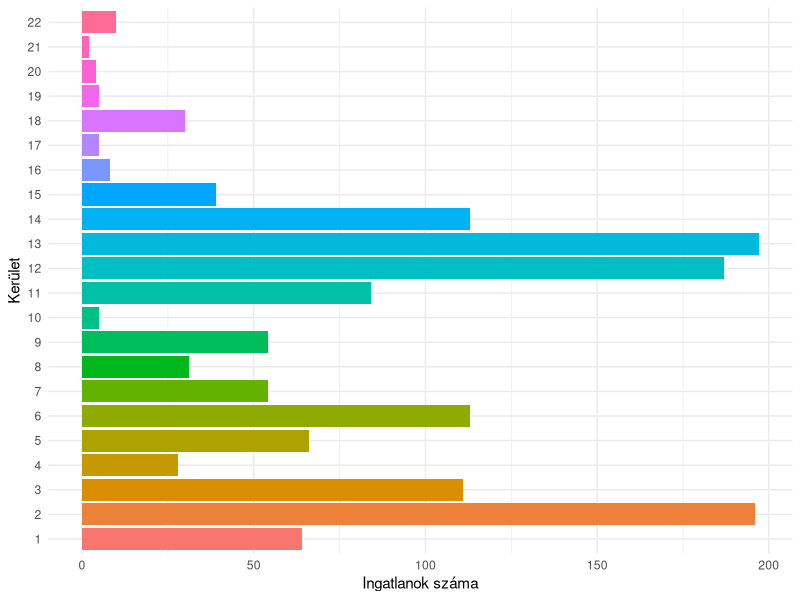
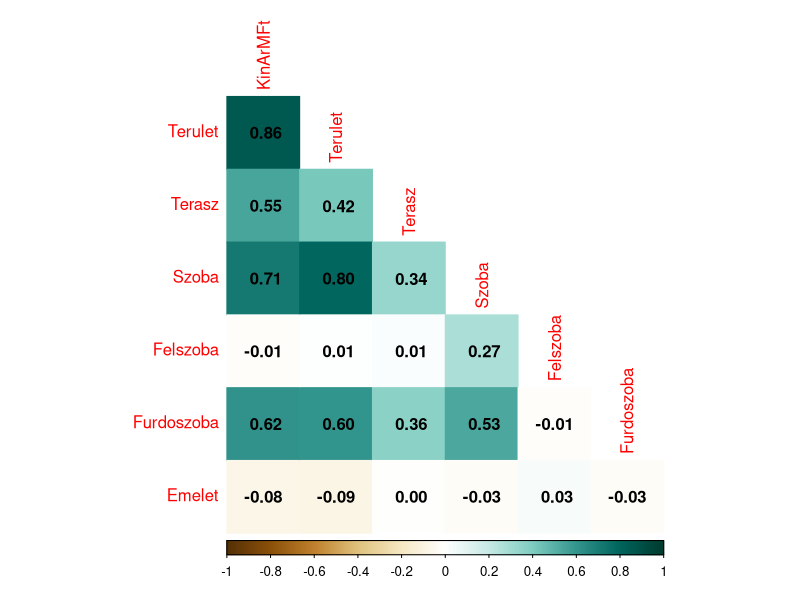

Recreate these plots in R, in order.
## ---- chunk 1
knitr::opts_chunk$set(echo = TRUE)
## ---- chunk 2
library(tidyverse)
library(psych)
library(corrplot)
library(lmtest)
library(knitr)
## ---- chunk 3
df = read.csv("BP_Lakas.csv", sep = ";", dec = ",")
kable(head(df))
## ---- chunk 4
df[,c(8:10)] = lapply(df[,c(8:10)], factor)
## ---- chunk 5
kable(describe(df[,-c(8:10)]))
## ---- chunk 6
summary(df[,8:9])
## ---- chunk 7
ggplot(df,aes(y = Kerulet, fill = Kerulet))+
  geom_bar(position = "dodge", stat = "count")+
  theme_minimal()+
  theme(legend.position = "none")+
  labs(x = "Ingatlanok száma", y = "Kerület")
## ---- chunk 8
corrplot(cor(df[,1:7]), addCoef.col = "black", method = "color", col = COL2("BrBG"), diag = F, type = "lower")
